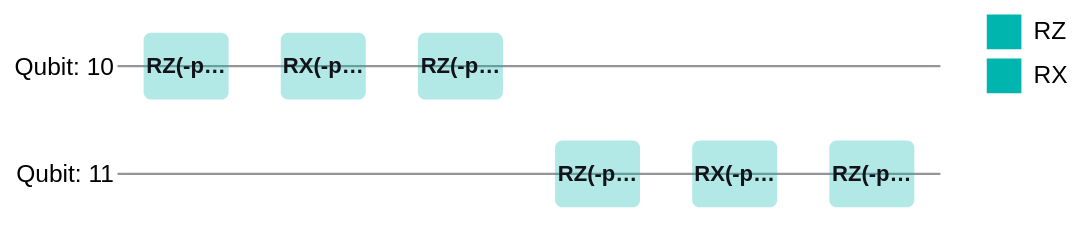

Notebook source saved alongside this figure:
### Markdown cell above
The Quil-Plotting library can also plot Circuits, gate-level views. The method is extremely similar:

### Code cell
from quil.plotting import PlottableProgramCircuit

# Note PlottableProgramCircuit is used now
PlottableProgramCircuit(load_program('sequenced_hadamard_barrier')).draw()

### Figure 1 — Vega-Lite specification as saved in the notebook (floating-point values rounded to 4 significant figures)
{"config": {"view": {"continuousWidth": 300, "continuousHeight": 300, "strokeWidth": 0}}, "layer": [{"data": {"name": "data-0c151bb5eeb11be4cce40e4a077d5c4c"}, "mark": {"type": "rule", "color": "#3f3f46", "opacity": 0.55, "strokeWidth": 1}, "encoding": {"x": {"axis": {"domain": false, "grid": false, "labels": false, "ticks": false, "title": null}, "field": "x", "scale": {"domain": [-0.5, 5.5], "nice": false}, "type": "quantitative"}, "x2": {"field": "x2"}, "y": {"axis": {"domain": false, "grid": false, "labelExpr": "[\"Qubit: 10\", \"Qubit: 11\"][datum.value]", "ticks": false, "title": null, "values": [0, 1]}, "field": "row", "scale": {"domain": [1.5, -0.5], "nice": false}, "type": "quantitative"}}, "name": "view_70372f71e047e954_0"}, {"data": {"name": "data-7681bf2060e425dc2d7c83addadabf25"}, "mark": {"type": "rect", "cornerRadius": 3, "stroke": null}, "encoding": {"color": {"field": "label", "legend": {"symbolSize": 200}, "scale": {"domain": ["RZ", "RX"], "range": ["#00b5ad", "#00b5ad"]}, "title": null, "type": "nominal"}, "fillOpacity": {"condition": {"param": "param_6d4b967e33180ca6", "value": 0.3}, "value": 0.05}, "tooltip": [{"field": "gate", "title": "Operation", "type": "nominal"}, {"field": "quil", "title": "Quil", "type": "nominal"}], "x": {"axis": {"domain": false, "grid": false, "labels": false, "ticks": false, "title": null}, "field": "x", "scale": {"domain": [-0.5, 5.5], "nice": false}, "type": "quantitative"}, "x2": {"field": "x2"}, "y": {"axis": {"domain": false, "grid": false, "labelExpr": "[\"Qubit: 10\", \"Qubit: 11\"][datum.value]", "ticks": false, "title": null, "values": [0, 1]}, "field": "y", "scale": {"domain": [1.5, -0.5], "nice": false}, "type": "quantitative"}, "y2": {"field": "y2"}}}, {"data": {"name": "data-7681bf2060e425dc2d7c83addadabf25"}, "mark": {"type": "text", "color": "#12121a", "fontSize": 9, "fontWeight": "bold", "limit": 34.72}, "encoding": {"opacity": {"condition": {"param": "param_6d4b967e33180ca6", "value": 1.0}, "value": 0.05}, "text": {"field": "gate", "type": "nominal"}, "tooltip": [{"field": "gate", "title": "Operation", "type": "nominal"}, {"field": "quil", "title": "Quil", "type": "nominal"}], "x": {"axis": {"domain": false, "grid": false, "labels": false, "ticks": false, "title": null}, "field": "col", "scale": {"domain": [-0.5, 5.5], "nice": false}, "type": "quantitative"}, "y": {"axis": {"domain": false, "grid": false, "labelExpr": "[\"Qubit: 10\", \"Qubit: 11\"][datum.value]", "ticks": false, "title": null, "values": [0, 1]}, "field": "row", "scale": {"domain": [1.5, -0.5], "nice": false}, "type": "quantitative"}}}], "height": 88, "params": [{"name": "param_6d4b967e33180ca6", "select": {"type": "point", "fields": ["label"]}, "bind": "legend", "views": ["view_70372f71e047e954_0"]}], "width": 336, "$schema": "https://vega.github.io/schema/vega-lite/v6.4.1.json", "datasets": {"data-0c151bb5eeb11be4cce40e4a077d5c4c": [{"row": 0, "x": -0.5, "x2": 5.5, "name": "Qubit: 10"}, {"row": 1, "x": -0.5, "x2": 5.5, "name": "Qubit: 11"}], "data-7681bf2060e425dc2d7c83addadabf25": [{"col": 0, "x": -0.31, "x2": 0.31, "label": "RZ", "gate": "RZ(-pi/2)", "quil": "RZ(-pi/2) 10", "row": 0, "y": -0.31, "y2": 0.31}, {"col": 1, "x": 0.69, "x2": 1.31, "label": "RX", "gate": "RX(-pi/2)", "quil": "RX(-pi/2) 10", "row": 0, "y": -0.31, "y2": 0.31}, {"col": 2, "x": 1.69, "x2": 2.31, "label": "RZ", "gate": "RZ(-pi/2)", "quil": "RZ(-pi/2) 10", "row": 0, "y": -0.31, "y2": 0.31}, {"col": 3, "x": 2.69, "x2": 3.31, "label": "RZ", "gate": "RZ(-pi/2)", "quil": "RZ(-pi/2) 11", "row": 1, "y": 0.69, "y2": 1.31}, {"col": 4, "x": 3.69, "x2": 4.31, "label": "RX", "gate": "RX(-pi/2)", "quil": "RX(-pi/2) 11", "row": 1, "y": 0.69, "y2": 1.31}, {"col": 5, "x": 4.69, "x2": 5.31, "label": "RZ", "gate": "RZ(-pi/2)", "quil": "RZ(-pi/2) 11", "row": 1, "y": 0.69, "y2": 1.31}]}}
